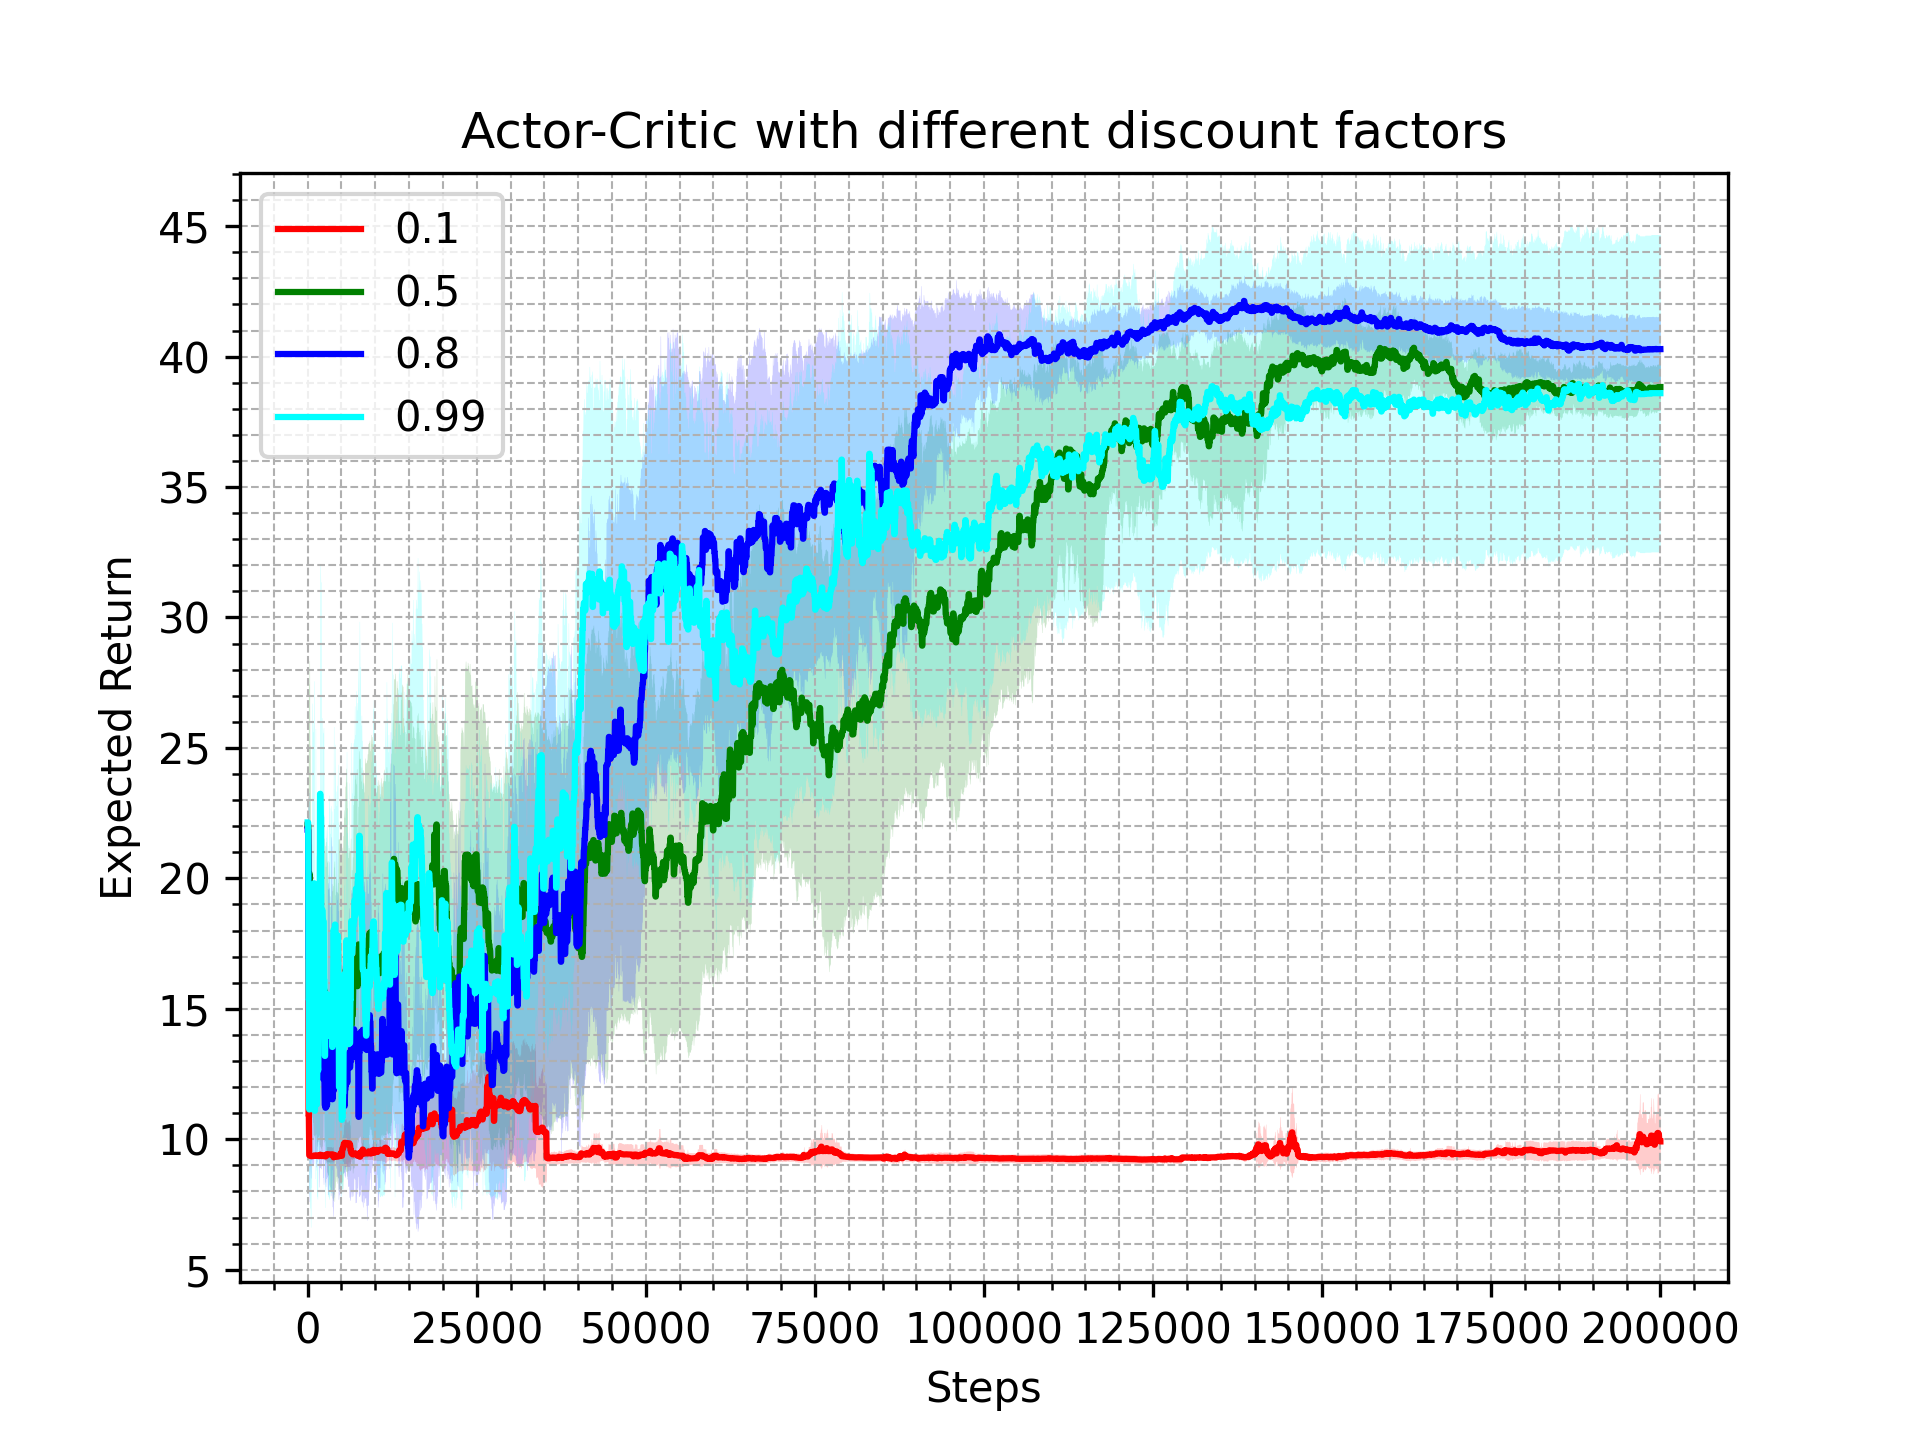

Write the Python code that produced this figure.
import gymnasium
import numpy as np
import matplotlib.pyplot as plt
from tqdm import tqdm

np.set_printoptions(precision=3, suppress=True)

def cantor_pairing(x, y):
    return int(0.5 * (x + y) * (x + y + 1) + y)

def rbf_features(x: np.array, c: np.array, s: np.array) -> np.array:
    return np.exp(-(((x[:, None] - c[None]) / s[None])**2).sum(-1) / 2.0)

def expected_return(env, weights, gamma, episodes=100):
    G = np.zeros(episodes)
    for e in range(episodes):
        s, _ = env.reset(seed=e)
        done = False
        t = 0
        while not done:
            phi = get_phi(s)
            a = eps_greedy_action(phi, weights, 0)
            s_next, r, terminated, truncated, _ = env.step(a)
            done = terminated or truncated
            G[e] += r
            s = s_next
            t += 1
    return G.mean()

def eps_greedy_action(phi, weights, eps):
    if np.random.rand() < eps:
        return np.random.randint(n_actions)
    else:
        Q = np.dot(phi, weights).ravel()
        best = np.argwhere(Q == Q.max())
        i = np.random.choice(range(best.shape[0]))
        return best[i][0]
    
def softmax_probs(phi, weights, eps):
    q = np.dot(phi, weights)
    q_exp = np.exp((q - np.max(q, -1, keepdims=True)) / max(eps, 1e-12))
    probs = q_exp / q_exp.sum(-1, keepdims=True)
    return probs

def softmax_action(phi, weights, eps):
    probs = softmax_probs(phi, weights, eps)
    return np.random.choice(weights.shape[1], p=probs.ravel())

def dlog_softmax_probs(phi, weights, eps, act):
    probs = softmax_probs(phi, weights, eps)
    dlog_pi = phi.T * (np.eye(n_actions)[act] - probs)  # confirm this is correct or not
    return dlog_pi

def actor_critic(gamma, seed):
    actor_weights = np.zeros((phi_dummy.shape[1], n_actions))
    critic_weights = np.zeros(phi_dummy.shape[1])
    eps = 1.0
    tot_steps = 0
    exp_return_history = np.zeros(max_steps)
    exp_return = expected_return(env_eval, actor_weights, gamma, episodes_eval)
    pbar = tqdm(total=max_steps)

    while tot_steps < max_steps:
        s, _ = env.reset(seed = seed)
        done = False
        T = 0

        while not done and tot_steps < max_steps:
            phi = get_phi(s)
            a = softmax_action(phi, actor_weights, eps)
            s_next, r, terminated, truncated, _ = env.step(a)
            done = terminated or truncated
            phi_next = get_phi(s_next)
           
            v = np.dot(phi, critic_weights)
            v_next = np.dot(phi_next, critic_weights)
            
            td_error = r + gamma * v_next * (1 - terminated) - v
            critic_weights += alpha_critic * td_error * phi.flatten()
            dlog_pi = dlog_softmax_probs(phi, actor_weights, eps, a)
            actor_weights += alpha_actor * td_error * dlog_pi

            s = s_next
            T += 1
            tot_steps += 1

            exp_return_history[tot_steps-1] = exp_return

            if tot_steps % eval_steps == 0:           # confirm whether we need this or not
                exp_return = expected_return(env_eval, actor_weights, gamma, episodes_eval)
            
            eps = max(eps - 1.0 / max_steps, 0.01)

            pbar.set_description(
                f"G: {exp_return:.3f}"
        )
        pbar.update(T)

    pbar.close()
    return exp_return_history

def smooth(arr, span):
    re = np.convolve(arr, np.ones(span * 2 + 1) / (span * 2 + 1), mode="same")
    re[0] = arr[0]
    for i in range(1, span + 1):
        re[i] = np.average(arr[: i + span])
        re[-i] = np.average(arr[-i - span :])
    return re

def error_shade_plot(ax, data, stepsize, smoothing_window=1, **kwargs):
    y = np.nanmean(data, 0)
    x = np.arange(len(y))
    x = [stepsize * step for step in range(len(y))]
    if smoothing_window > 1:
        y = smooth(y, smoothing_window)
    (line,) = ax.plot(x, y, **kwargs)
    error = np.nanstd(data, axis=0)
    if smoothing_window > 1:
        error = smooth(error, smoothing_window)
    error = 1.96 * error / np.sqrt(data.shape[0])
    ax.fill_between(x, y - error, y + error, alpha=0.2, linewidth=0.0, color=line.get_color())


env_id = "CartPole-v1"
env = gymnasium.make(env_id)
env_eval = gymnasium.make(env_id)
episodes_eval = 100
eval_steps = 100

state_dim = env.observation_space.shape[0]
n_actions = env.action_space.n

# automatically set centers and sigmas
n_centers = [15] * state_dim
state_low = env.observation_space.low
state_high = env.observation_space.high

'''
cutting inf to high numbers for RBFs
discuss and change later if required
'''
for i, state in enumerate(state_low):
    if state == -np.inf:
        state_low[i] = -500

for i, state in enumerate(state_high):
    if state == np.inf:
        state_high[i] = 500

centers = np.array(
    np.meshgrid(*[
        np.linspace(
            state_low[i] - (state_high[i] - state_low[i]) / n_centers[i] * 0.1,
            state_high[i] + (state_high[i] - state_low[i]) / n_centers[i] * 0.1,
            n_centers[i],
        )
        for i in range(state_dim)
    ])
).reshape(state_dim, -1).T
sigmas = (state_high - state_low) / np.asarray(n_centers) * 0.75 + 1e-8  # change sigmas for more/less generalization
get_phi = lambda state : rbf_features(state.reshape(-1, state_dim), centers, sigmas)  # reshape because feature functions expect shape (N, S)
phi_dummy = get_phi(env.reset()[0])  # to get the number of features

# hyperparameters
gamma_values = [0.1, 0.5, 0.8, 0.99]
alpha_actor = 0.01
alpha_critic = 0.1
episodes_per_update = 10
max_steps = 200000
n_seeds = 10
results_exp_ret = np.zeros((
    len(gamma_values),
    n_seeds,
    max_steps,      # check why not divide by eval steps
))

fig, axs = plt.subplots(1, 1)
axs.set_prop_cycle(color=["red", "green", "blue", "cyan"])
axs.set_title("Actor-Critic with different discount factor")
axs.set_xlabel("Steps X 100")
axs.set_ylabel("Expected Return")
axs.grid(True, which="both", linestyle="--", linewidth=0.5)
axs.minorticks_on()

for i, gamma in enumerate(gamma_values):
    for seed in range(n_seeds):
        exp_return_history = actor_critic(gamma, int(seed))
        results_exp_ret[i, seed] = exp_return_history
        print(gamma, seed)

    plot_args = dict(
        stepsize=1,
        smoothing_window=20,
        label=gamma,
    )
    error_shade_plot(
        axs,
        results_exp_ret[i],
        **plot_args,
    )
    axs.legend()

plt.savefig("actor_critic_cartpole.png", dpi=300)
plt.show()